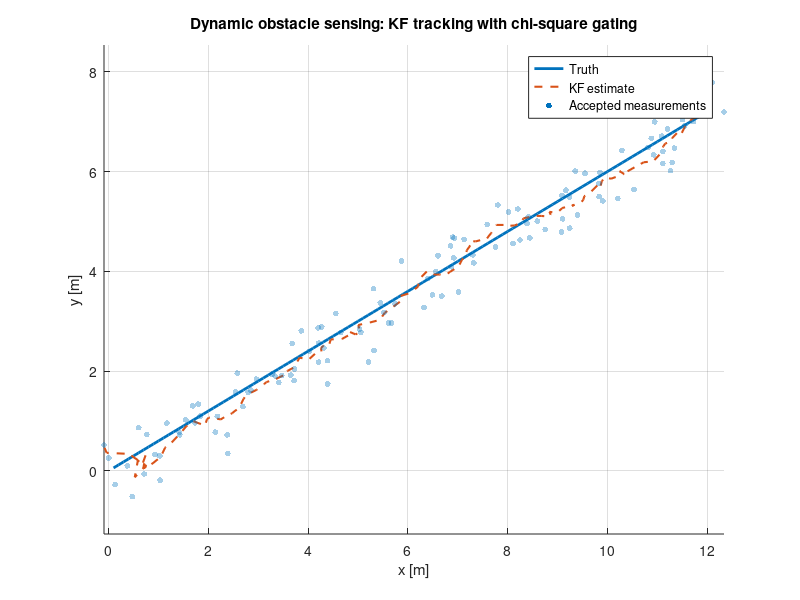

Write MATLAB code to recreate this figure.
% Chapter16_Lesson1.m
% Sensing Dynamic Obstacles — KF Tracking + Gating (MATLAB teaching baseline)
%
% This script:
% 1) Simulates constant-velocity target(s)
% 2) Generates noisy position measurements + clutter
% 3) Runs a simple KF with chi-square gating
%
% Notes for Simulink:
% - Use a Discrete State-Space block for prediction (F, Q)
% - Use MATLAB Function blocks for update + gating
% - Feed detections from your perception subsystem (LiDAR clusters)

clear; clc; close all;

dt = 0.1;
T  = 120;

sigma_a = 0.7;
sigma_z = 0.35;

% State: [px; py; vx; vy]
F = [1 0 dt 0;
     0 1 0 dt;
     0 0 1 0;
     0 0 0 1];

q = sigma_a^2;
Q = q * [dt^4/4 0      dt^3/2 0;
         0      dt^4/4 0      dt^3/2;
         dt^3/2 0      dt^2   0;
         0      dt^3/2 0      dt^2];

H = [1 0 0 0;
     0 1 0 0];

R = (sigma_z^2) * eye(2);

% Chi-square gate (dof=2). Common values: pg=0.99 -> 9.210, pg=0.95 -> 5.991
pg = 0.99;
gamma = 9.210;

% Truth
x_true = [0; 0; 1.0; 0.6];

% Filter init
x = [0; 0; 0; 0];
P = diag([1, 1, 2, 2]);

Xtrue = zeros(4, T);
Xhat  = zeros(4, T);
Zmeas = zeros(2, T);
Accepted = false(1, T);

for k = 1:T
    % propagate truth
    x_true = F * x_true;
    Xtrue(:,k) = x_true;

    % measurement
    z = H * x_true + sigma_z * randn(2,1);
    Zmeas(:,k) = z;

    % predict
    x = F * x;
    P = F * P * F' + Q;

    % gate test
    y = z - H*x;
    S = H*P*H' + R;
    d2 = y' / S * y;

    if d2 <= gamma
        % update (Joseph form)
        K = P * H' / S;
        x = x + K*y;
        I = eye(4);
        P = (I - K*H) * P * (I - K*H)' + K*R*K';
        Accepted(k) = true;
    end

    Xhat(:,k) = x;
end

% Plot
figure; hold on; grid on;
plot(Xtrue(1,:), Xtrue(2,:), 'LineWidth', 2);
plot(Xhat(1,:),  Xhat(2,:),  '--', 'LineWidth', 1.5);
scatter(Zmeas(1,Accepted), Zmeas(2,Accepted), 18, 'filled', 'MarkerFaceAlpha', 0.35);
legend('Truth','KF estimate','Accepted measurements');
axis equal;
title('Dynamic obstacle sensing: KF tracking with chi-square gating');
xlabel('x [m]'); ylabel('y [m]');
